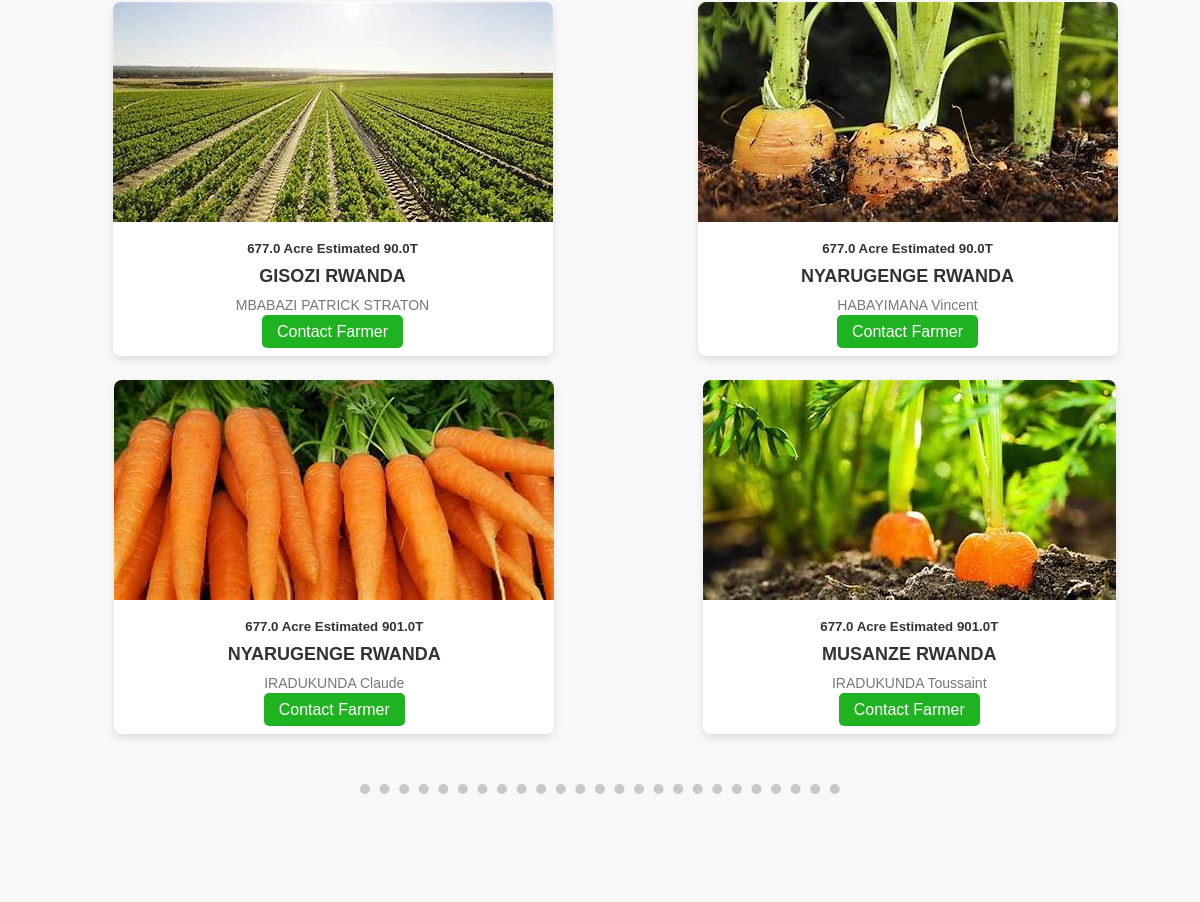
Before: / (middle part) with the older database file.
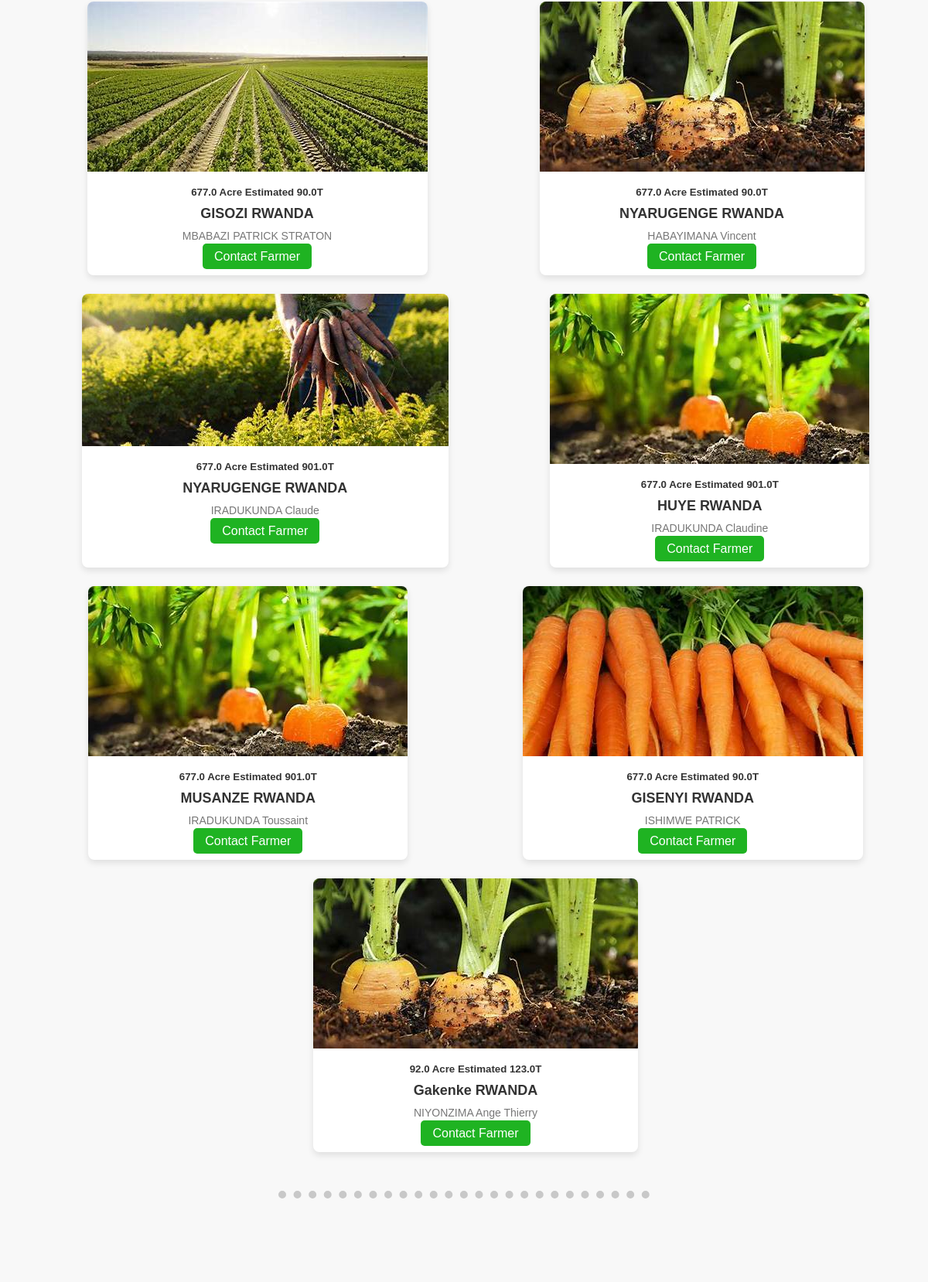
After: the same page with the newer database file.
### Webapp/models.py (models this page shows, shortened)
class Application(models.Model):
    application_id = models.AutoField(primary_key=True)
    first_name = models.CharField(max_length=255)
    last_name = models.CharField(max_length=255)
    telephone = models.CharField(
        max_length=15,
        validators=[RegexValidator(r'^\+?\d{10,15}$', message="Enter a valid phone number.")]
    )
    email = models.EmailField(validators=[EmailValidator()])
    location = models.CharField(max_length=255)
    latitude = models.FloatField(default=-1.9441)  # Default to Kigali latitude
    longitude = models.FloatField(default=30.0619)  # Default to Kigali longitude
    farm_size = models.FloatField()
    description = models.TextField()
    growth_stage = models.CharField(max_length=30)
    status = models.CharField(max_length=20, default='Pending')
    production = models.FloatField()
    created_at = models.DateTimeField(auto_now_add=True)  # Automatically set on creation
    user = models.ForeignKey(User, on_delete=models.CASCADE, null=True, blank=True,default=2)
    Vegetable_type = models.CharField(max_length=20, default='Carrot')
    farm_image = models.ImageField(null=True, default="th1.jpeg")

### Webapp/views.py (the view)
# urls.py: path('',views.home,name='home'),
def home(request):
    query = request.GET.get('query', '')  # Get the search query from the request
    if query:
        applications = Application.objects.filter(location__icontains=query, status="Processed")
    else:
        applications = Application.objects.filter(status="Processed")[0:9]
    context = {
        "applications": applications,  # Pass applications to the template
        "query": query  # Pass the search query to keep it in the search box
    }
    return render(request, 'Webapp/home.html', context)

### Webapp/templates/Webapp/home.html (shortened to what this page needs)
{% extends "Webapp/header.html" %}
{%block content%}
{%load static%}
<!DOCTYPE html>
<html lang="en">
<head>
    <link rel="stylesheet" href="https://cdnjs.cloudflare.com/ajax/libs/font-awesome/4.7.0/css/font-awesome.min.css">
</head>
<body>
    <section class="cards-section">
            {% if applications %}
                {% for application in applications %}
                    <div class="card">
                        <img src="{{ application.farm_image.url }}" alt="Farm">
                        <div class="card-content">
                            <h5>{{ application.farm_size }} Acre Estimated {{ application.production }}T</h5>
                            <h3>{{ application.location }} RWANDA</h3>
                            <p>{{ application.first_name }} {{ application.last_name }}</p>
                            <a href="{% url 'contactf' application.application_id %}">Contact Farmer</a>
                        </div>
                    </div>
                {% endfor %}
            {% else %}
                <p>No results found for "{{ query }}"</p>
            {% endif %}
        </section>
    <hr>
</body>
</html>
{%endblock content%}

Changed rows visible on the page:
changed Application "Claude": farm_image: a different picture
now on this page (row edited): Application: farm_image (picture), farm_size "677.0", production "901.0", location "HUYE", first_name "IRADUKUNDA", last_name "Claudine"
now on this page (row edited): Application: farm_image (picture), farm_size "677.0", production "90.0", location "GISENYI", first_name "ISHIMWE", last_name "PATRICK"
now on this page (row edited): Application: farm_image (picture), farm_size "92.0", production "123.0", location "Gakenke", first_name "NIYONZIMA", last_name "Ange Thierry"
